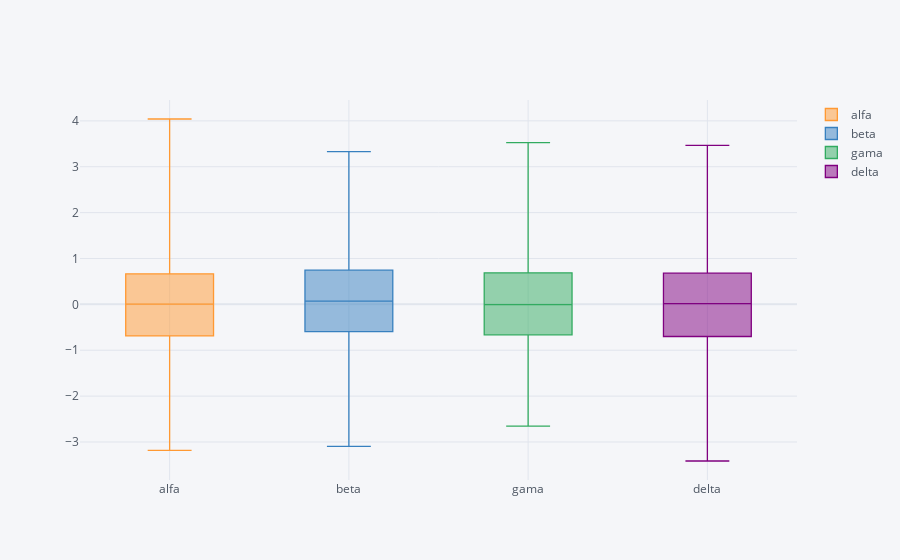

Notebook source saved alongside this figure:
### Code cell
df.iplot('box')

### Figure 1 — Plotly figure (JSON) as saved in the notebook; plotly's stock layout.template omitted (floating-point values rounded to 4 significant figures; data arrays with more than 128 entries replaced by an {"elided": "..."} marker saying what was removed)
{"data": [{"boxpoints": false, "line": {"width": 1.3}, "marker": {"color": "rgba(255, 153, 51, 1.0)"}, "name": "alfa", "orientation": "v", "y": {"elided": "1000 float values"}, "type": "box"}, {"boxpoints": false, "line": {"width": 1.3}, "marker": {"color": "rgba(55, 128, 191, 1.0)"}, "name": "beta", "orientation": "v", "y": {"elided": "1000 float values"}, "type": "box"}, {"boxpoints": false, "line": {"width": 1.3}, "marker": {"color": "rgba(50, 171, 96, 1.0)"}, "name": "gama", "orientation": "v", "y": {"elided": "1000 float values"}, "type": "box"}, {"boxpoints": false, "line": {"width": 1.3}, "marker": {"color": "rgba(128, 0, 128, 1.0)"}, "name": "delta", "orientation": "v", "y": {"elided": "1000 float values"}, "type": "box"}], "layout": {"legend": {"bgcolor": "#F5F6F9", "font": {"color": "#4D5663"}}, "paper_bgcolor": "#F5F6F9", "plot_bgcolor": "#F5F6F9", "title": {"font": {"color": "#4D5663"}}, "xaxis": {"gridcolor": "#E1E5ED", "showgrid": true, "tickfont": {"color": "#4D5663"}, "title": {"font": {"color": "#4D5663"}, "text": ""}, "zerolinecolor": "#E1E5ED"}, "yaxis": {"gridcolor": "#E1E5ED", "showgrid": true, "tickfont": {"color": "#4D5663"}, "title": {"font": {"color": "#4D5663"}, "text": ""}, "zerolinecolor": "#E1E5ED"}}}
